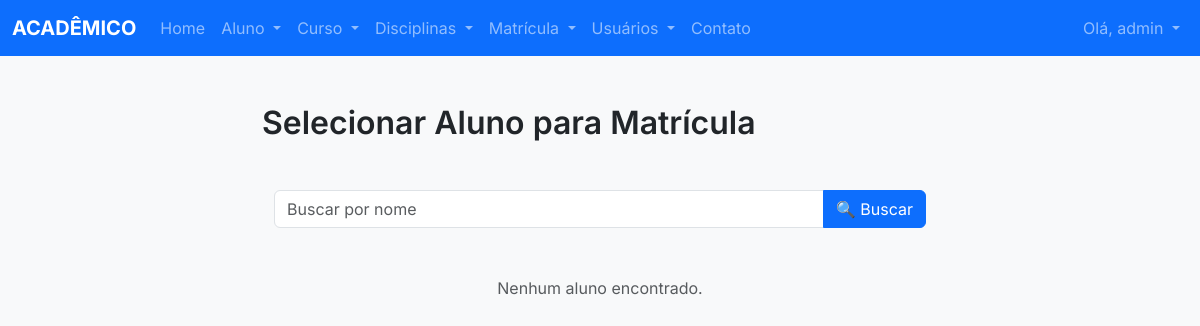
The page /disciplinas/listar_alunos__para_matricula/ (signed in) on the database as committed earlier.
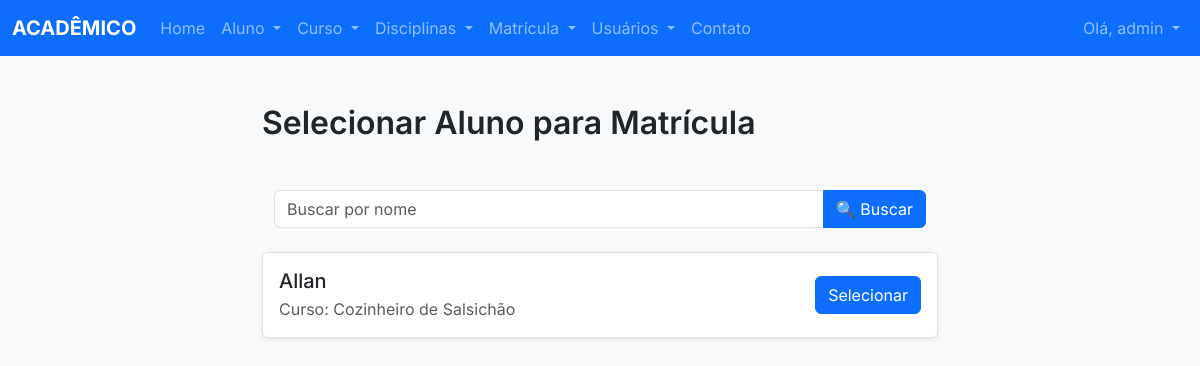
The same page on the database as committed later.
### alunos/models.py (models this page shows, shortened)
class Aluno(models.Model):
    nome = models.CharField(max_length=100)
    data_nascimento = models.DateField()
    cpf = models.CharField(max_length=14, unique=True)
    genero = models.CharField(max_length=2, choices=GENERO_CHOICES)
    estado_civil = models.CharField(
        max_length=30, choices=ESTADO_CIVIL_CHOICES)
    escolaridade = models.CharField(
        max_length=50, choices=ESCOLARIDADE_CHOICES)
    curso = models.ForeignKey(Curso, on_delete=models.RESTRICT)
    ativo = models.BooleanField(default=True)
    foto = StdImageField(
        upload_to='fotos/alunos',
        variations={'thumb': (150, 150), 'medium': (300, 300)},
        blank=True,
        null=True
    )

### cursos/models.py (models this page shows, shortened)
class Curso(models.Model):
    nome = models.CharField(max_length=100)

### disciplinas/views.py (the view)
@login_required
def listar_alunos_para_matricula(request):
    busca = request.GET.get('busca', '')
    if busca:
        alunos = Aluno.objects.filter(nome__icontains=busca, ativo=True)
    else:
        alunos = Aluno.objects.filter(ativo=True)
    dados = {
        'alunos': alunos,
        'busca': busca
    }
    return render(request, 'disciplinas/lista_alunos_matricula.html', dados)

### disciplinas/templates/disciplinas/lista_alunos_matricula.html
{% extends 'base.html' %}
{% block content %}
<div class="container my-4" style="max-width: 700px;">
    <h2 class="mb-4">Selecionar Aluno para Matrícula</h2>
    {% include 'partials/_busca.html' %}
    <div class="row g-3">
        {% for aluno in alunos %}
        <div class="col-12">
            <div class="card shadow-sm border rounded p-3 d-flex flex-row justify-content-between align-items-center">
                <div>
                    <h5 class="mb-1">{{ aluno.nome }}</h5>
                    <p class="mb-0 text-muted">Curso: {{ aluno.curso.nome }}</p>
                </div>
                <a href="{% url 'disciplinas:matricular' aluno.id %}" class="btn btn-primary">
                    Selecionar
                </a>
            </div>
        </div>
        {% empty %}
        <p class="text-center text-muted py-4">Nenhum aluno encontrado.</p>
        {% endfor %}
    </div>
</div>
{% endblock %}

Rows that differ between the two databases and show on the page:
added Aluno: nome "Allan", curso.nome "Cozinheiro de Salsichão"
Other text that changed with them:
text no longer shown: "Nenhum aluno encontrado."
